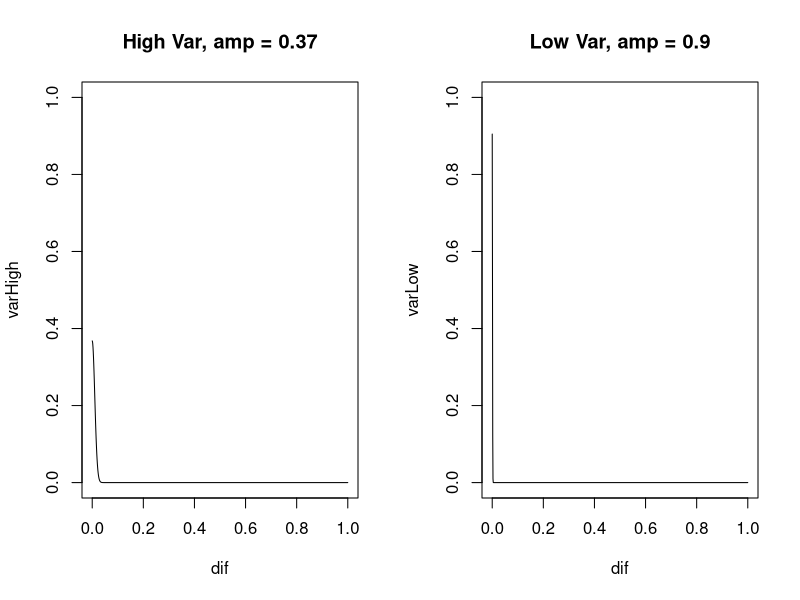

R code for this plot:
# demo how the DD specificity is implemented

vH <- .01
vL <- 0.001
dif <- seq(0, 1, by = 0.001)

amp_high <- exp(-vH * 100)
amp_low <- exp(-vL * 100 )

varHigh <- amp_high * exp(-0.5 * (dif / vH)^2)
varLow <- amp_low * exp(-0.5 * (dif / vL)^2)

par(mfrow = c(1,2))
plot(dif, varHigh, type = "l", main = paste("High Var, amp =", round(amp_high, 2)), ylim = c(0,1))
plot(dif, varLow, type = "l", main = paste("Low Var, amp =", round(amp_low, 2)), ylim = c(0,1))

